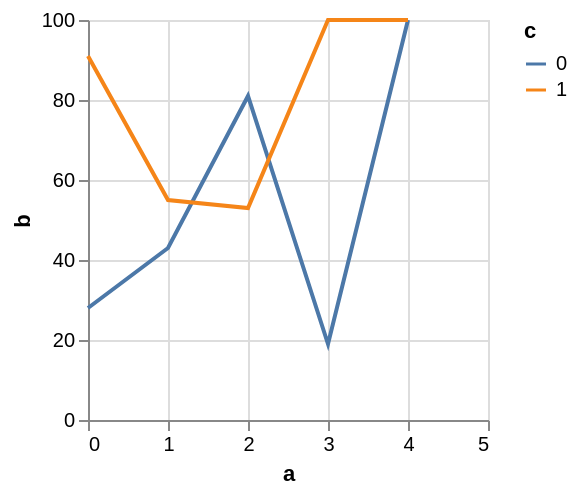

Express this chart as Vega-Lite.
### Vega specification from a JSON file in a GitHub repository (floating-point values rounded to 4 significant figures)
{"$schema": "https://vega.github.io/schema/vega/v5.json", "autosize": "pad", "padding": 5, "width": 200, "height": 200, "style": "cell", "data": [{"name": "source_0", "values": [{"a": 0, "b": 28, "c": 0}, {"a": 0, "b": 91, "c": 1}, {"a": 1, "b": 43, "c": 0}, {"a": 1, "b": 55, "c": 1}, {"a": 2, "b": 81, "c": 0}, {"a": 2, "b": 53, "c": 1}, {"a": 3, "b": 19, "c": 0}]}, {"name": "data_0", "source": "source_0", "transform": [{"type": "formula", "expr": "toNumber(datum[\"a\"])", "as": "a"}, {"type": "impute", "field": "b", "key": "a", "keyvals": [4], "method": "value", "groupby": ["c"], "value": null}, {"type": "formula", "expr": "datum.b === null ? 100 : datum.b", "as": "b"}]}], "marks": [{"name": "pathgroup", "type": "group", "from": {"facet": {"name": "faceted_path_main", "data": "data_0", "groupby": ["c"]}}, "encode": {"update": {"width": {"field": {"group": "width"}}, "height": {"field": {"group": "height"}}}}, "marks": [{"name": "marks", "type": "line", "style": ["line"], "sort": {"field": "datum[\"a\"]"}, "from": {"data": "faceted_path_main"}, "encode": {"update": {"stroke": {"scale": "color", "field": "c"}, "x": {"scale": "x", "field": "a"}, "y": {"scale": "y", "field": "b"}, "defined": {"signal": "datum[\"a\"] !== null && !isNaN(datum[\"a\"]) && datum[\"b\"] !== null && !isNaN(datum[\"b\"])"}}}}]}], "scales": [{"name": "x", "type": "linear", "domain": {"data": "data_0", "field": "a"}, "range": [0, {"signal": "width"}], "nice": 1, "zero": false}, {"name": "y", "type": "linear", "domain": {"data": "data_0", "field": "b"}, "range": [{"signal": "height"}, 0], "nice": true, "zero": true}, {"name": "color", "type": "ordinal", "domain": {"data": "data_0", "field": "c", "sort": true}, "range": "category"}], "axes": [{"scale": "x", "orient": "bottom", "gridScale": "y", "grid": true, "tickCount": {"signal": "ceil(width/40)"}, "domain": false, "labels": false, "maxExtent": 0, "minExtent": 0, "ticks": false, "zindex": 0}, {"scale": "y", "orient": "left", "gridScale": "x", "grid": true, "tickCount": {"signal": "ceil(height/40)"}, "domain": false, "labels": false, "maxExtent": 0, "minExtent": 0, "ticks": false, "zindex": 0}, {"scale": "x", "orient": "bottom", "grid": false, "title": "a", "labelFlush": true, "labelOverlap": true, "tickCount": {"signal": "ceil(width/40)"}, "zindex": 0}, {"scale": "y", "orient": "left", "grid": false, "title": "b", "labelOverlap": true, "tickCount": {"signal": "ceil(height/40)"}, "zindex": 0}], "legends": [{"stroke": "color", "gradientLength": {"signal": "clamp(height, 64, 200)"}, "symbolType": "stroke", "title": "c"}]}
